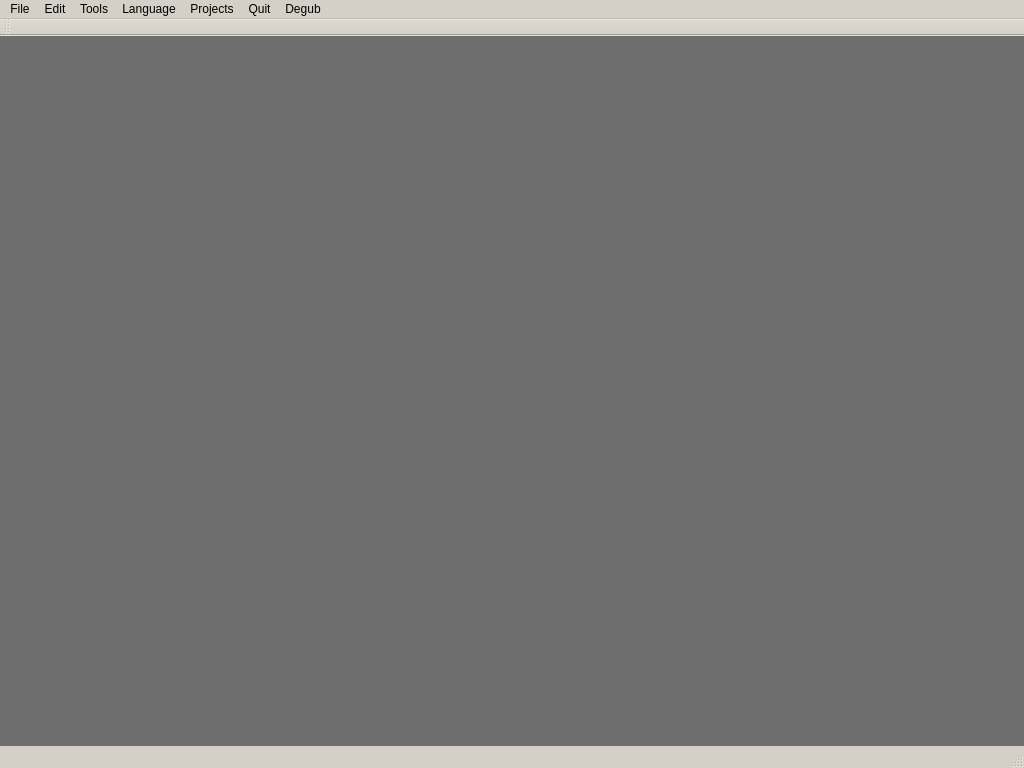
<?xml version="1.0" encoding="UTF-8"?>
<ui version="4.0">
 <class>MainWindowClass</class>
 <widget class="QMainWindow" name="MainWindowClass">
  <property name="geometry">
   <rect>
    <x>0</x>
    <y>0</y>
    <width>1024</width>
    <height>768</height>
   </rect>
  </property>
  <property name="sizePolicy">
   <sizepolicy hsizetype="Preferred" vsizetype="Preferred">
    <horstretch>0</horstretch>
    <verstretch>0</verstretch>
   </sizepolicy>
  </property>
  <property name="sizeIncrement">
   <size>
    <width>2</width>
    <height>2</height>
   </size>
  </property>
  <property name="palette">
   <palette>
    <active>
     <colorrole role="WindowText">
      <brush brushstyle="SolidPattern">
       <color alpha="255">
        <red>0</red>
        <green>0</green>
        <blue>0</blue>
       </color>
      </brush>
     </colorrole>
     <colorrole role="Button">
      <brush brushstyle="SolidPattern">
       <color alpha="255">
        <red>212</red>
        <green>208</green>
        <blue>200</blue>
       </color>
      </brush>
     </colorrole>
     <colorrole role="Light">
      <brush brushstyle="SolidPattern">
       <color alpha="255">
        <red>255</red>
        <green>255</green>
        <blue>255</blue>
       </color>
      </brush>
     </colorrole>
     <colorrole role="Midlight">
      <brush brushstyle="SolidPattern">
       <color alpha="255">
        <red>233</red>
        <green>231</green>
        <blue>227</blue>
       </color>
      </brush>
     </colorrole>
     <colorrole role="Dark">
      <brush brushstyle="SolidPattern">
       <color alpha="255">
        <red>106</red>
        <green>104</green>
        <blue>100</blue>
       </color>
      </brush>
     </colorrole>
     <colorrole role="Mid">
      <brush brushstyle="SolidPattern">
       <color alpha="255">
        <red>141</red>
        <green>139</green>
        <blue>133</blue>
       </color>
      </brush>
     </colorrole>
     <colorrole role="Text">
      <brush brushstyle="SolidPattern">
       <color alpha="255">
        <red>0</red>
        <green>0</green>
        <blue>0</blue>
       </color>
      </brush>
     </colorrole>
     <colorrole role="BrightText">
      <brush brushstyle="SolidPattern">
       <color alpha="255">
        <red>255</red>
        <green>255</green>
        <blue>255</blue>
       </color>
      </brush>
     </colorrole>
     <colorrole role="ButtonText">
      <brush brushstyle="SolidPattern">
       <color alpha="255">
        <red>0</red>
        <green>0</green>
        <blue>0</blue>
       </color>
      </brush>
     </colorrole>
     <colorrole role="Base">
      <brush brushstyle="SolidPattern">
       <color alpha="255">
        <red>255</red>
        <green>255</green>
        <blue>255</blue>
       </color>
      </brush>
     </colorrole>
     <colorrole role="Window">
      <brush brushstyle="SolidPattern">
       <color alpha="255">
        <red>212</red>
        <green>208</green>
        <blue>200</blue>
       </color>
      </brush>
     </colorrole>
     <colorrole role="Shadow">
      <brush brushstyle="SolidPattern">
       <color alpha="255">
        <red>0</red>
        <green>0</green>
        <blue>0</blue>
       </color>
      </brush>
     </colorrole>
     <colorrole role="AlternateBase">
      <brush brushstyle="SolidPattern">
       <color alpha="255">
        <red>233</red>
        <green>231</green>
        <blue>227</blue>
       </color>
      </brush>
     </colorrole>
     <colorrole role="ToolTipBase">
      <brush brushstyle="SolidPattern">
       <color alpha="255">
        <red>255</red>
        <green>255</green>
        <blue>220</blue>
       </color>
      </brush>
     </colorrole>
     <colorrole role="ToolTipText">
      <brush brushstyle="SolidPattern">
       <color alpha="255">
        <red>0</red>
        <green>0</green>
        <blue>0</blue>
       </color>
      </brush>
     </colorrole>
    </active>
    <inactive>
     <colorrole role="WindowText">
      <brush brushstyle="SolidPattern">
       <color alpha="255">
        <red>0</red>
        <green>0</green>
        <blue>0</blue>
       </color>
      </brush>
     </colorrole>
     <colorrole role="Button">
      <brush brushstyle="SolidPattern">
       <color alpha="255">
        <red>212</red>
        <green>208</green>
        <blue>200</blue>
       </color>
      </brush>
     </colorrole>
     <colorrole role="Light">
      <brush brushstyle="SolidPattern">
       <color alpha="255">
        <red>255</red>
        <green>255</green>
        <blue>255</blue>
       </color>
      </brush>
     </colorrole>
     <colorrole role="Midlight">
      <brush brushstyle="SolidPattern">
       <color alpha="255">
        <red>233</red>
        <green>231</green>
        <blue>227</blue>
       </color>
      </brush>
     </colorrole>
     <colorrole role="Dark">
      <brush brushstyle="SolidPattern">
       <color alpha="255">
        <red>106</red>
        <green>104</green>
        <blue>100</blue>
       </color>
      </brush>
     </colorrole>
     <colorrole role="Mid">
      <brush brushstyle="SolidPattern">
       <color alpha="255">
        <red>141</red>
        <green>139</green>
        <blue>133</blue>
       </color>
      </brush>
     </colorrole>
     <colorrole role="Text">
      <brush brushstyle="SolidPattern">
       <color alpha="255">
        <red>0</red>
        <green>0</green>
        <blue>0</blue>
       </color>
      </brush>
     </colorrole>
     <colorrole role="BrightText">
      <brush brushstyle="SolidPattern">
       <color alpha="255">
        <red>255</red>
        <green>255</green>
        <blue>255</blue>
       </color>
      </brush>
     </colorrole>
     <colorrole role="ButtonText">
      <brush brushstyle="SolidPattern">
       <color alpha="255">
        <red>0</red>
        <green>0</green>
        <blue>0</blue>
       </color>
      </brush>
     </colorrole>
     <colorrole role="Base">
      <brush brushstyle="SolidPattern">
       <color alpha="255">
        <red>255</red>
        <green>255</green>
        <blue>255</blue>
       </color>
      </brush>
     </colorrole>
     <colorrole role="Window">
      <brush brushstyle="SolidPattern">
       <color alpha="255">
        <red>212</red>
        <green>208</green>
        <blue>200</blue>
       </color>
      </brush>
     </colorrole>
     <colorrole role="Shadow">
      <brush brushstyle="SolidPattern">
       <color alpha="255">
        <red>0</red>
        <green>0</green>
        <blue>0</blue>
       </color>
      </brush>
     </colorrole>
     <colorrole role="AlternateBase">
      <brush brushstyle="SolidPattern">
       <color alpha="255">
        <red>233</red>
        <green>231</green>
        <blue>227</blue>
       </color>
      </brush>
     </colorrole>
     <colorrole role="ToolTipBase">
      <brush brushstyle="SolidPattern">
       <color alpha="255">
        <red>255</red>
        <green>255</green>
        <blue>220</blue>
       </color>
      </brush>
     </colorrole>
     <colorrole role="ToolTipText">
      <brush brushstyle="SolidPattern">
       <color alpha="255">
        <red>0</red>
        <green>0</green>
        <blue>0</blue>
       </color>
      </brush>
     </colorrole>
    </inactive>
    <disabled>
     <colorrole role="WindowText">
      <brush brushstyle="SolidPattern">
       <color alpha="255">
        <red>106</red>
        <green>104</green>
        <blue>100</blue>
       </color>
      </brush>
     </colorrole>
     <colorrole role="Button">
      <brush brushstyle="SolidPattern">
       <color alpha="255">
        <red>212</red>
        <green>208</green>
        <blue>200</blue>
       </color>
      </brush>
     </colorrole>
     <colorrole role="Light">
      <brush brushstyle="SolidPattern">
       <color alpha="255">
        <red>255</red>
        <green>255</green>
        <blue>255</blue>
       </color>
      </brush>
     </colorrole>
     <colorrole role="Midlight">
      <brush brushstyle="SolidPattern">
       <color alpha="255">
        <red>233</red>
        <green>231</green>
        <blue>227</blue>
       </color>
      </brush>
     </colorrole>
     <colorrole role="Dark">
      <brush brushstyle="SolidPattern">
       <color alpha="255">
        <red>106</red>
        <green>104</green>
        <blue>100</blue>
       </color>
      </brush>
     </colorrole>
     <colorrole role="Mid">
      <brush brushstyle="SolidPattern">
       <color alpha="255">
        <red>141</red>
        <green>139</green>
        <blue>133</blue>
       </color>
      </brush>
     </colorrole>
     <colorrole role="Text">
      <brush brushstyle="SolidPattern">
       <color alpha="255">
        <red>106</red>
        <green>104</green>
        <blue>100</blue>
       </color>
      </brush>
     </colorrole>
     <colorrole role="BrightText">
      <brush brushstyle="SolidPattern">
       <color alpha="255">
        <red>255</red>
        <green>255</green>
        <blue>255</blue>
       </color>
      </brush>
     </colorrole>
     <colorrole role="ButtonText">
      <brush brushstyle="SolidPattern">
       <color alpha="255">
        <red>106</red>
        <green>104</green>
        <blue>100</blue>
       </color>
      </brush>
     </colorrole>
     <colorrole role="Base">
      <brush brushstyle="SolidPattern">
       <color alpha="255">
        <red>212</red>
        <green>208</green>
        <blue>200</blue>
       </color>
      </brush>
     </colorrole>
     <colorrole role="Window">
      <brush brushstyle="SolidPattern">
       <color alpha="255">
        <red>212</red>
        <green>208</green>
        <blue>200</blue>
       </color>
      </brush>
     </colorrole>
     <colorrole role="Shadow">
      <brush brushstyle="SolidPattern">
       <color alpha="255">
        <red>0</red>
        <green>0</green>
        <blue>0</blue>
       </color>
      </brush>
     </colorrole>
     <colorrole role="AlternateBase">
      <brush brushstyle="SolidPattern">
       <color alpha="255">
        <red>212</red>
        <green>208</green>
        <blue>200</blue>
       </color>
      </brush>
     </colorrole>
     <colorrole role="ToolTipBase">
      <brush brushstyle="SolidPattern">
       <color alpha="255">
        <red>255</red>
        <green>255</green>
        <blue>220</blue>
       </color>
      </brush>
     </colorrole>
     <colorrole role="ToolTipText">
      <brush brushstyle="SolidPattern">
       <color alpha="255">
        <red>0</red>
        <green>0</green>
        <blue>0</blue>
       </color>
      </brush>
     </colorrole>
    </disabled>
   </palette>
  </property>
  <property name="windowTitle">
   <string>qenes</string>
  </property>
  <property name="autoFillBackground">
   <bool>false</bool>
  </property>
  <property name="styleSheet">
   <string notr="true"/>
  </property>
  <widget class="QWidget" name="uiCentralWidget">
   <property name="sizePolicy">
    <sizepolicy hsizetype="Ignored" vsizetype="Ignored">
     <horstretch>0</horstretch>
     <verstretch>0</verstretch>
    </sizepolicy>
   </property>
   <property name="sizeIncrement">
    <size>
     <width>2</width>
     <height>2</height>
    </size>
   </property>
   <property name="autoFillBackground">
    <bool>false</bool>
   </property>
   <property name="styleSheet">
    <string notr="true">QWidget#uiCentralWidget { 
background-color: rgb(110,110,110); 
}</string>
   </property>
   <layout class="QGridLayout" name="gridLayout" rowstretch="0" columnstretch="0">
    <property name="sizeConstraint">
     <enum>QLayout::SetMinimumSize</enum>
    </property>
    <property name="leftMargin">
     <number>1</number>
    </property>
    <property name="topMargin">
     <number>1</number>
    </property>
    <property name="rightMargin">
     <number>1</number>
    </property>
    <property name="bottomMargin">
     <number>1</number>
    </property>
    <property name="spacing">
     <number>1</number>
    </property>
   </layout>
  </widget>
  <widget class="QMenuBar" name="uiMenuBar">
   <property name="geometry">
    <rect>
     <x>0</x>
     <y>0</y>
     <width>1024</width>
     <height>31</height>
    </rect>
   </property>
   <widget class="QMenu" name="uiMenuFile">
    <property name="title">
     <string>File</string>
    </property>
    <addaction name="actionNew"/>
    <addaction name="actionOpen"/>
    <addaction name="actionSave"/>
    <addaction name="actionSaveAs"/>
    <addaction name="actionPrint"/>
    <addaction name="actionHeader"/>
    <addaction name="actionExit"/>
   </widget>
   <widget class="QMenu" name="uiMenuQuit">
    <property name="title">
     <string>Quit</string>
    </property>
   </widget>
   <widget class="QMenu" name="uiMenuSettings">
    <property name="title">
     <string>Tools</string>
    </property>
    <addaction name="actionSettigns"/>
    <addaction name="actionSet_root_individual"/>
    <addaction name="actionRelationship_Calculator"/>
    <addaction name="actionDatabases"/>
    <addaction name="actionProblemFinder"/>
    <addaction name="actionSearch_Replace"/>
   </widget>
   <widget class="QMenu" name="uiMenuLanguage">
    <property name="title">
     <string>Language</string>
    </property>
    <addaction name="actionEnglish"/>
    <addaction name="actionSuomi"/>
   </widget>
   <widget class="QMenu" name="uiMenuProjects">
    <property name="title">
     <string>Projects</string>
    </property>
   </widget>
   <widget class="QMenu" name="uiMenuEdit">
    <property name="title">
     <string>Edit</string>
    </property>
    <widget class="QMenu" name="menuSelect">
     <property name="title">
      <string>Select</string>
     </property>
     <addaction name="actionThis"/>
     <addaction name="actionAncestors"/>
     <addaction name="actionAncestors_and_all_their_Descentats"/>
     <addaction name="actionDescentants"/>
     <addaction name="actionAll"/>
     <addaction name="actionUnselect"/>
    </widget>
    <addaction name="menuSelect"/>
    <addaction name="actionCopy_Selected"/>
    <addaction name="actionPaste_as_new_project"/>
    <addaction name="actionPaste"/>
    <addaction name="actionSources"/>
   </widget>
   <widget class="QMenu" name="menuDegub">
    <property name="title">
     <string>Degub</string>
    </property>
    <addaction name="actionMake_Default_Setupvalues"/>
    <addaction name="actionUse_Default_Setupvalues"/>
   </widget>
   <addaction name="uiMenuFile"/>
   <addaction name="uiMenuEdit"/>
   <addaction name="uiMenuSettings"/>
   <addaction name="uiMenuLanguage"/>
   <addaction name="uiMenuProjects"/>
   <addaction name="uiMenuQuit"/>
   <addaction name="menuDegub"/>
  </widget>
  <widget class="QToolBar" name="mainToolBar">
   <attribute name="toolBarArea">
    <enum>TopToolBarArea</enum>
   </attribute>
   <attribute name="toolBarBreak">
    <bool>false</bool>
   </attribute>
  </widget>
  <widget class="QStatusBar" name="statBar">
   <property name="enabled">
    <bool>false</bool>
   </property>
  </widget>
  <action name="actionOpen">
   <property name="enabled">
    <bool>true</bool>
   </property>
   <property name="text">
    <string>Open...</string>
   </property>
   <property name="shortcut">
    <string>Ctrl+O</string>
   </property>
   <property name="iconVisibleInMenu">
    <bool>true</bool>
   </property>
  </action>
  <action name="actionExit">
   <property name="text">
    <string>Exit</string>
   </property>
   <property name="shortcut">
    <string>Ctrl+Q</string>
   </property>
  </action>
  <action name="actionNew">
   <property name="text">
    <string>New</string>
   </property>
   <property name="shortcut">
    <string>Ctrl+N</string>
   </property>
  </action>
  <action name="actionDatabases">
   <property name="text">
    <string>Databases</string>
   </property>
  </action>
  <action name="actionHeader">
   <property name="text">
    <string>Header</string>
   </property>
  </action>
  <action name="actionSaveAs">
   <property name="text">
    <string>Save As</string>
   </property>
  </action>
  <action name="actionSave">
   <property name="text">
    <string>Save</string>
   </property>
  </action>
  <action name="actionPrint">
   <property name="text">
    <string>Print</string>
   </property>
  </action>
  <action name="actionSettigns">
   <property name="text">
    <string>Settigns</string>
   </property>
  </action>
  <action name="actionRelationship_Calculator">
   <property name="text">
    <string>Set Root Family</string>
   </property>
  </action>
  <action name="actionPrint_Settings">
   <property name="text">
    <string>Print Settings</string>
   </property>
  </action>
  <action name="actionProblemFinder">
   <property name="text">
    <string>Problem Finder</string>
   </property>
  </action>
  <action name="actionEnglish">
   <property name="text">
    <string>English</string>
   </property>
  </action>
  <action name="actionSuomi">
   <property name="text">
    <string>Suomi</string>
   </property>
  </action>
  <action name="actionSet_root_individual">
   <property name="text">
    <string>Set root individual</string>
   </property>
  </action>
  <action name="actionKoe1">
   <property name="text">
    <string>koe1</string>
   </property>
   <property name="shortcut">
    <string>Ctrl+A</string>
   </property>
  </action>
  <action name="actionAncestors">
   <property name="text">
    <string>Ancestors</string>
   </property>
  </action>
  <action name="actionAncestors_and_all_their_Descentats">
   <property name="text">
    <string>Ancestors and all their Descendants</string>
   </property>
  </action>
  <action name="actionDescentants">
   <property name="text">
    <string>Descendants</string>
   </property>
  </action>
  <action name="actionAll">
   <property name="text">
    <string>All</string>
   </property>
  </action>
  <action name="actionUnselect">
   <property name="text">
    <string>Unselect</string>
   </property>
  </action>
  <action name="actionCopy_Selected">
   <property name="text">
    <string>Copy Selected</string>
   </property>
  </action>
  <action name="actionPaste">
   <property name="text">
    <string>Paste</string>
   </property>
  </action>
  <action name="actionThis">
   <property name="text">
    <string>This</string>
   </property>
  </action>
  <action name="actionPaste_as_new_project">
   <property name="text">
    <string>Paste as new project</string>
   </property>
  </action>
  <action name="actionPastetus">
   <property name="text">
    <string>Pastetus</string>
   </property>
  </action>
  <action name="actionSources">
   <property name="text">
    <string>Sources</string>
   </property>
  </action>
  <action name="actionSearch_Replace">
   <property name="text">
    <string>Search/Replace</string>
   </property>
  </action>
  <action name="actionMake_Default_Setupvalues">
   <property name="text">
    <string>Make Default Setupvalues</string>
   </property>
  </action>
  <action name="actionUse_Default_Setupvalues">
   <property name="text">
    <string>Use Default Setupvalues</string>
   </property>
  </action>
 </widget>
 <layoutdefault spacing="6" margin="11"/>
 <resources/>
 <connections/>
</ui>
